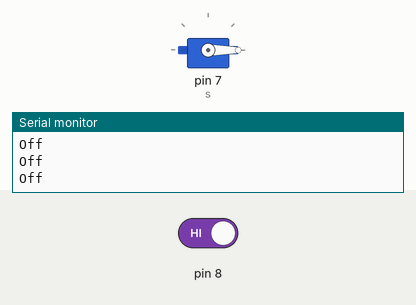
A sketch run on a simulated Arduino Uno, built with avr-gcc and run on an emulated ATmega328P. Parts: servo, the last lines printed to the serial monitor. The test bench sets the inputs (shaded band); at power-on: pin 8 HIGH.

Above: at 2.8 s.
2.9 s: pin 8 driven LOW
At 4.2 s:
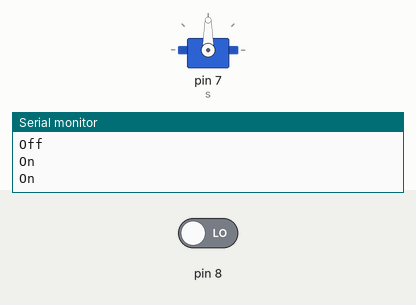
4.5 s: pin 8 driven HIGH
At 5.8 s:
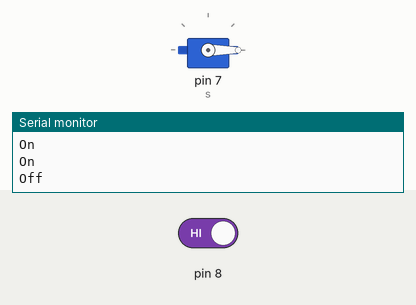
Timing chart, 0 to 7.5 s (numbered marks = the images above; inputs shaded):
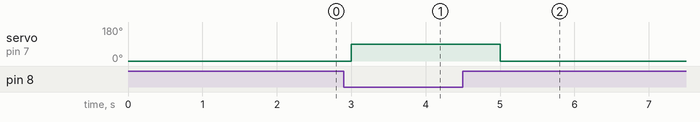

Measured:
- after the input at 2.9 s, servo on pin 7 (s): 0° → 90° after 0.10 s
- after the input at 4.5 s, servo on pin 7 (s): 90° → 0° after 0.50 s

The sketch:

infrared-servo.ino
```cpp
#include <Servo.h>

Servo s;
void setup() {
  Serial.begin(9600);
  pinMode(8, INPUT);
  s.attach(7);
  s.write(0);
}

void loop() {
  if (digitalRead(8) == LOW) {
    Serial.println("On");
    s.write(90);
  } else {
    Serial.println("Off");
    s.write(0);
  }
  delay(1000);
}
```
